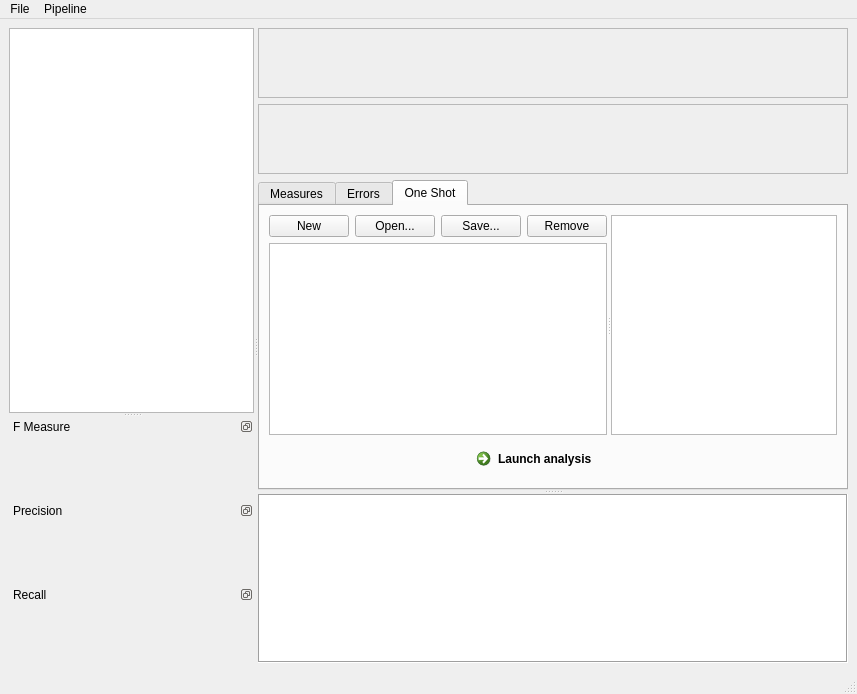
<?xml version="1.0" encoding="UTF-8"?>
<!--
Copyright 2002-2013 CEA LIST

This file is part of LIMA.

LIMA is free software: you can redistribute it and/or modify
it under the terms of the GNU Affero General Public License as published by
the Free Software Foundation, either version 3 of the License, or
(at your option) any later version.

LIMA is distributed in the hope that it will be useful,
but WITHOUT ANY WARRANTY; without even the implied warranty of
MERCHANTABILITY or FITNESS FOR A PARTICULAR PURPOSE.  See the
GNU Affero General Public License for more details.

You should have received a copy of the GNU Affero General Public License
  along with LIMA.  If not, see <http://www.gnu.org/licenses/>
  -->
<ui version="4.0">
 <class>BenchmarkingToolWindow</class>
 <widget class="QMainWindow" name="BenchmarkingToolWindow">
  <property name="geometry">
   <rect>
    <x>0</x>
    <y>0</y>
    <width>857</width>
    <height>694</height>
   </rect>
  </property>
  <property name="acceptDrops">
   <bool>false</bool>
  </property>
  <property name="windowTitle">
   <string>Benchmarking Tool - Pelf</string>
  </property>
  <widget class="QWidget" name="centralwidget">
   <layout class="QGridLayout" name="gridLayout_4">
    <item row="0" column="0">
     <widget class="QSplitter" name="pipelineSplitter">
      <property name="orientation">
       <enum>Qt::Horizontal</enum>
      </property>
      <widget class="QSplitter" name="pipeGraphsSplitter">
       <property name="orientation">
        <enum>Qt::Vertical</enum>
       </property>
       <widget class="Lima::Pelf::PipelineWidget" name="pipelineView">
        <property name="enabled">
         <bool>true</bool>
        </property>
        <property name="sizePolicy">
         <sizepolicy hsizetype="Preferred" vsizetype="Expanding">
          <horstretch>1</horstretch>
          <verstretch>0</verstretch>
         </sizepolicy>
        </property>
        <property name="showDropIndicator" stdset="0">
         <bool>false</bool>
        </property>
        <property name="dragEnabled">
         <bool>true</bool>
        </property>
        <property name="dragDropMode">
         <enum>QAbstractItemView::InternalMove</enum>
        </property>
        <property name="selectionMode">
         <enum>QAbstractItemView::SingleSelection</enum>
        </property>
        <property name="selectionBehavior">
         <enum>QAbstractItemView::SelectItems</enum>
        </property>
        <property name="movement">
         <enum>QListView::Snap</enum>
        </property>
       </widget>
       <widget class="QWidget" name="layoutWidget">
        <layout class="QVBoxLayout" name="verticalLayout_7">
         <item>
          <widget class="QDockWidget" name="fmeasureGraphView">
           <property name="sizePolicy">
            <sizepolicy hsizetype="Expanding" vsizetype="Expanding">
             <horstretch>0</horstretch>
             <verstretch>0</verstretch>
            </sizepolicy>
           </property>
           <property name="floating">
            <bool>false</bool>
           </property>
           <property name="features">
            <set>QDockWidget::DockWidgetFloatable|QDockWidget::DockWidgetMovable</set>
           </property>
           <property name="windowTitle">
            <string>F Measure</string>
           </property>
           <widget class="QWidget" name="dockWidgetContents">
            <layout class="QGridLayout" name="gridLayout_2">
             <item row="0" column="0">
              <widget class="QwtPlot" name="fmeasureQwtPlot"/>
             </item>
            </layout>
           </widget>
          </widget>
         </item>
         <item>
          <widget class="QDockWidget" name="precisionGraphView">
           <property name="sizePolicy">
            <sizepolicy hsizetype="Expanding" vsizetype="Expanding">
             <horstretch>0</horstretch>
             <verstretch>0</verstretch>
            </sizepolicy>
           </property>
           <property name="features">
            <set>QDockWidget::DockWidgetFloatable|QDockWidget::DockWidgetMovable</set>
           </property>
           <property name="windowTitle">
            <string>Precision</string>
           </property>
           <widget class="QWidget" name="dockWidgetContents_2">
            <layout class="QVBoxLayout" name="verticalLayout_3">
             <item>
              <widget class="QwtPlot" name="precisionQwtPlot"/>
             </item>
            </layout>
           </widget>
          </widget>
         </item>
         <item>
          <widget class="QDockWidget" name="recallGraphView">
           <property name="sizePolicy">
            <sizepolicy hsizetype="Expanding" vsizetype="Expanding">
             <horstretch>0</horstretch>
             <verstretch>0</verstretch>
            </sizepolicy>
           </property>
           <property name="features">
            <set>QDockWidget::DockWidgetFloatable|QDockWidget::DockWidgetMovable</set>
           </property>
           <property name="windowTitle">
            <string>Recall</string>
           </property>
           <widget class="QWidget" name="dockWidgetContents_3">
            <layout class="QGridLayout" name="gridLayout">
             <item row="0" column="0">
              <widget class="QwtPlot" name="recallQwtPlot"/>
             </item>
            </layout>
           </widget>
          </widget>
         </item>
        </layout>
       </widget>
      </widget>
      <widget class="QSplitter" name="outputSplitter">
       <property name="orientation">
        <enum>Qt::Vertical</enum>
       </property>
       <widget class="QWidget" name="layoutWidget">
        <layout class="QVBoxLayout" name="verticalLayout_6">
         <item>
          <layout class="QVBoxLayout" name="verticalLayout_5">
           <item>
            <widget class="QScrollArea" name="scrollArea">
             <property name="sizePolicy">
              <sizepolicy hsizetype="Expanding" vsizetype="Preferred">
               <horstretch>0</horstretch>
               <verstretch>1</verstretch>
              </sizepolicy>
             </property>
             <property name="widgetResizable">
              <bool>true</bool>
             </property>
             <widget class="QWidget" name="dimensionsConstsWidget">
              <property name="geometry">
               <rect>
                <x>0</x>
                <y>0</y>
                <width>561</width>
                <height>60</height>
               </rect>
              </property>
             </widget>
            </widget>
           </item>
           <item>
            <widget class="QScrollArea" name="scrollArea_2">
             <property name="sizePolicy">
              <sizepolicy hsizetype="Expanding" vsizetype="Preferred">
               <horstretch>0</horstretch>
               <verstretch>2</verstretch>
              </sizepolicy>
             </property>
             <property name="widgetResizable">
              <bool>true</bool>
             </property>
             <widget class="QWidget" name="dimensionsRelsWidget">
              <property name="geometry">
               <rect>
                <x>0</x>
                <y>0</y>
                <width>561</width>
                <height>60</height>
               </rect>
              </property>
             </widget>
            </widget>
           </item>
          </layout>
         </item>
         <item>
          <widget class="QTabWidget" name="tabWidget">
           <property name="currentIndex">
            <number>2</number>
           </property>
           <widget class="QWidget" name="measuresTab">
            <attribute name="title">
             <string>Measures</string>
            </attribute>
            <layout class="QGridLayout" name="gridLayout_3">
             <item row="1" column="0">
              <widget class="QSplitter" name="measuresSplitter">
               <property name="orientation">
                <enum>Qt::Horizontal</enum>
               </property>
               <widget class="QWidget" name="layoutWidget">
                <layout class="QVBoxLayout" name="verticalLayout">
                 <item>
                  <layout class="QHBoxLayout" name="horizontalLayout">
                   <item>
                    <widget class="QComboBox" name="pipelineUnitDisplayCb">
                     <item>
                      <property name="text">
                       <string>All pipeline units</string>
                      </property>
                     </item>
                    </widget>
                   </item>
                   <item>
                    <widget class="QComboBox" name="measureDisplayCb">
                     <item>
                      <property name="text">
                       <string>F-Measure</string>
                      </property>
                     </item>
                     <item>
                      <property name="text">
                       <string>Precision</string>
                      </property>
                     </item>
                     <item>
                      <property name="text">
                       <string>Recall</string>
                      </property>
                     </item>
                     <item>
                      <property name="text">
                       <string>Global error rate</string>
                      </property>
                     </item>
                     <item>
                      <property name="text">
                       <string>Precision error rate</string>
                      </property>
                     </item>
                     <item>
                      <property name="text">
                       <string>Recall error rate</string>
                      </property>
                     </item>
                     <item>
                      <property name="text">
                       <string>Number correct</string>
                      </property>
                     </item>
                     <item>
                      <property name="text">
                       <string>Number found</string>
                      </property>
                     </item>
                     <item>
                      <property name="text">
                       <string>Number correct found</string>
                      </property>
                     </item>
                     <item>
                      <property name="text">
                       <string>Number correct not found</string>
                      </property>
                     </item>
                     <item>
                      <property name="text">
                       <string>Number incorrect found</string>
                      </property>
                     </item>
                    </widget>
                   </item>
                  </layout>
                 </item>
                 <item>
                  <widget class="Lima::Pelf::ResultsWidget" name="resultsView">
                   <property name="sizePolicy">
                    <sizepolicy hsizetype="Expanding" vsizetype="Expanding">
                     <horstretch>1</horstretch>
                     <verstretch>0</verstretch>
                    </sizepolicy>
                   </property>
                   <property name="selectionMode">
                    <enum>QAbstractItemView::SingleSelection</enum>
                   </property>
                   <property name="selectionBehavior">
                    <enum>QAbstractItemView::SelectRows</enum>
                   </property>
                  </widget>
                 </item>
                </layout>
               </widget>
              </widget>
             </item>
            </layout>
           </widget>
           <widget class="QWidget" name="errorsTab">
            <attribute name="title">
             <string>Errors</string>
            </attribute>
            <layout class="QGridLayout" name="gridLayout_9">
             <item row="0" column="0">
              <widget class="QSplitter" name="errorsSplitter">
               <property name="orientation">
                <enum>Qt::Horizontal</enum>
               </property>
               <widget class="QTreeWidget" name="statementsTree">
                <property name="alternatingRowColors">
                 <bool>true</bool>
                </property>
                <property name="selectionMode">
                 <enum>QAbstractItemView::ExtendedSelection</enum>
                </property>
                <property name="autoExpandDelay">
                 <number>0</number>
                </property>
                <property name="indentation">
                 <number>10</number>
                </property>
                <property name="itemsExpandable">
                 <bool>true</bool>
                </property>
                <property name="sortingEnabled">
                 <bool>true</bool>
                </property>
                <property name="animated">
                 <bool>true</bool>
                </property>
                <property name="columnCount">
                 <number>3</number>
                </property>
                <column>
                 <property name="text">
                  <string notr="true">File</string>
                 </property>
                 <property name="font">
                  <font>
                   <weight>75</weight>
                   <bold>true</bold>
                  </font>
                 </property>
                </column>
                <column>
                 <property name="text">
                  <string>ID</string>
                 </property>
                 <property name="font">
                  <font>
                   <weight>75</weight>
                   <bold>true</bold>
                  </font>
                 </property>
                </column>
                <column>
                 <property name="text">
                  <string>Text</string>
                 </property>
                 <property name="font">
                  <font>
                   <weight>75</weight>
                   <bold>true</bold>
                  </font>
                 </property>
                </column>
               </widget>
               <widget class="QTableWidget" name="errorsTable">
                <property name="alternatingRowColors">
                 <bool>true</bool>
                </property>
                <property name="selectionBehavior">
                 <enum>QAbstractItemView::SelectColumns</enum>
                </property>
                <property name="sortingEnabled">
                 <bool>true</bool>
                </property>
                <property name="columnCount">
                 <number>3</number>
                </property>
                <column>
                 <property name="text">
                  <string>Type</string>
                 </property>
                 <property name="font">
                  <font>
                   <weight>75</weight>
                   <bold>true</bold>
                  </font>
                 </property>
                </column>
                <column>
                 <property name="text">
                  <string>Dimension</string>
                 </property>
                 <property name="font">
                  <font>
                   <weight>75</weight>
                   <bold>true</bold>
                  </font>
                 </property>
                </column>
                <column>
                 <property name="text">
                  <string>Name</string>
                 </property>
                 <property name="font">
                  <font>
                   <weight>75</weight>
                   <bold>true</bold>
                  </font>
                 </property>
                 <property name="foreground">
                  <brush brushstyle="SolidPattern">
                   <color alpha="255">
                    <red>0</red>
                    <green>0</green>
                    <blue>0</blue>
                   </color>
                  </brush>
                 </property>
                </column>
               </widget>
              </widget>
             </item>
            </layout>
           </widget>
           <widget class="QWidget" name="oneShotTab">
            <attribute name="title">
             <string>One Shot</string>
            </attribute>
            <layout class="QGridLayout" name="gridLayout_5">
             <item row="0" column="0">
              <widget class="QSplitter" name="textFilesSplitter">
               <property name="orientation">
                <enum>Qt::Horizontal</enum>
               </property>
               <widget class="QWidget" name="layoutWidget">
                <layout class="QVBoxLayout" name="verticalLayout_2">
                 <item>
                  <layout class="QHBoxLayout" name="horizontalLayout_2">
                   <item>
                    <widget class="QPushButton" name="newFileButton">
                     <property name="text">
                      <string>New</string>
                     </property>
                     <property name="icon">
                      <iconset>
                       <normaloff>../../../../../../../usr/share/icons/default.kde4/32x32/actions/document-new.png</normaloff>../../../../../../../usr/share/icons/default.kde4/32x32/actions/document-new.png</iconset>
                     </property>
                    </widget>
                   </item>
                   <item>
                    <widget class="QPushButton" name="choseFileButton">
                     <property name="text">
                      <string>Open...</string>
                     </property>
                     <property name="icon">
                      <iconset>
                       <normaloff>../../../../../../../usr/share/icons/default.kde4/32x32/actions/document-open.png</normaloff>../../../../../../../usr/share/icons/default.kde4/32x32/actions/document-open.png</iconset>
                     </property>
                    </widget>
                   </item>
                   <item>
                    <widget class="QPushButton" name="saveFileButton">
                     <property name="text">
                      <string>Save...</string>
                     </property>
                     <property name="icon">
                      <iconset>
                       <normaloff>../../../../../../../usr/share/icons/default.kde4/32x32/actions/document-save.png</normaloff>../../../../../../../usr/share/icons/default.kde4/32x32/actions/document-save.png</iconset>
                     </property>
                    </widget>
                   </item>
                   <item>
                    <widget class="QPushButton" name="removeFileButton">
                     <property name="text">
                      <string>Remove</string>
                     </property>
                     <property name="icon">
                      <iconset>
                       <normaloff>../../../../../../../usr/share/icons/default.kde4/32x32/actions/dialog-close.png</normaloff>../../../../../../../usr/share/icons/default.kde4/32x32/actions/dialog-close.png</iconset>
                     </property>
                    </widget>
                   </item>
                  </layout>
                 </item>
                 <item>
                  <widget class="QListWidget" name="recentFilesList"/>
                 </item>
                </layout>
               </widget>
               <widget class="QTextEdit" name="textToAnalyze"/>
              </widget>
             </item>
             <item row="1" column="0">
              <layout class="QHBoxLayout" name="horizontalLayout_3">
               <item>
                <spacer name="horizontalSpacer_2">
                 <property name="orientation">
                  <enum>Qt::Horizontal</enum>
                 </property>
                 <property name="sizeHint" stdset="0">
                  <size>
                   <width>40</width>
                   <height>20</height>
                  </size>
                 </property>
                </spacer>
               </item>
               <item>
                <widget class="QCommandLinkButton" name="launchAnalysisButton">
                 <property name="sizePolicy">
                  <sizepolicy hsizetype="Preferred" vsizetype="Fixed">
                   <horstretch>0</horstretch>
                   <verstretch>0</verstretch>
                  </sizepolicy>
                 </property>
                 <property name="text">
                  <string>Launch analysis</string>
                 </property>
                </widget>
               </item>
               <item>
                <spacer name="horizontalSpacer_3">
                 <property name="orientation">
                  <enum>Qt::Horizontal</enum>
                 </property>
                 <property name="sizeHint" stdset="0">
                  <size>
                   <width>40</width>
                   <height>20</height>
                  </size>
                 </property>
                </spacer>
               </item>
              </layout>
             </item>
            </layout>
           </widget>
          </widget>
         </item>
        </layout>
       </widget>
       <widget class="QTextBrowser" name="logTextBrowser">
        <property name="sizePolicy">
         <sizepolicy hsizetype="Expanding" vsizetype="Preferred">
          <horstretch>0</horstretch>
          <verstretch>1</verstretch>
         </sizepolicy>
        </property>
        <property name="frameShape">
         <enum>QFrame::Box</enum>
        </property>
       </widget>
      </widget>
     </widget>
    </item>
   </layout>
  </widget>
  <widget class="QMenuBar" name="menubar">
   <property name="geometry">
    <rect>
     <x>0</x>
     <y>0</y>
     <width>857</width>
     <height>24</height>
    </rect>
   </property>
   <widget class="QMenu" name="menuOpen_Pipeline">
    <property name="title">
     <string>File</string>
    </property>
    <addaction name="actionNew"/>
    <addaction name="actionOpen"/>
    <addaction name="actionSave"/>
    <addaction name="actionSave_as"/>
    <addaction name="actionClose"/>
   </widget>
   <widget class="QMenu" name="menuPipeline">
    <property name="title">
     <string>Pipeline</string>
    </property>
    <addaction name="actionAdd_file"/>
    <addaction name="actionClear_files"/>
    <addaction name="separator"/>
    <addaction name="actionConfigure_pipeline"/>
    <addaction name="separator"/>
    <addaction name="actionStart_restart_benchmarking"/>
    <addaction name="actionPause_benchmarking"/>
    <addaction name="actionResume_benchmarking"/>
    <addaction name="actionReset_benchmarking"/>
   </widget>
   <addaction name="menuOpen_Pipeline"/>
   <addaction name="menuPipeline"/>
  </widget>
  <widget class="QStatusBar" name="statusbar"/>
  <action name="actionOpen">
   <property name="text">
    <string>Open...</string>
   </property>
  </action>
  <action name="actionSave_as">
   <property name="text">
    <string>Save as...</string>
   </property>
  </action>
  <action name="actionClose">
   <property name="text">
    <string>Exit</string>
   </property>
  </action>
  <action name="actionAdd_file">
   <property name="text">
    <string>Add file...</string>
   </property>
  </action>
  <action name="actionAdd_set_of_files">
   <property name="text">
    <string>Add set of files...</string>
   </property>
  </action>
  <action name="actionStart_restart_benchmarking">
   <property name="text">
    <string>Start / restart benchmarking</string>
   </property>
  </action>
  <action name="actionPause_benchmarking">
   <property name="text">
    <string>Pause benchmarking</string>
   </property>
  </action>
  <action name="actionResume_benchmarking">
   <property name="text">
    <string>Resume benchmarking</string>
   </property>
  </action>
  <action name="actionReset_benchmarking">
   <property name="text">
    <string>Reset benchmarking</string>
   </property>
  </action>
  <action name="actionClear_files">
   <property name="text">
    <string>Clear files</string>
   </property>
  </action>
  <action name="actionConfigure_pipeline">
   <property name="text">
    <string>Configure pipeline...</string>
   </property>
  </action>
  <action name="actionSave">
   <property name="text">
    <string>Save</string>
   </property>
  </action>
  <action name="actionNew">
   <property name="text">
    <string>New</string>
   </property>
  </action>
 </widget>
 <customwidgets>
  <customwidget>
   <class>QwtPlot</class>
   <extends>QFrame</extends>
   <header>qwt/qwt_plot.h</header>
  </customwidget>
  <customwidget>
   <class>Lima::Pelf::PipelineWidget</class>
   <extends>QListView</extends>
   <header>PipelineWidget.h</header>
  </customwidget>
  <customwidget>
   <class>Lima::Pelf::ResultsWidget</class>
   <extends>QTableView</extends>
   <header>ResultsWidget.h</header>
  </customwidget>
 </customwidgets>
 <resources>
  <include location="leffe-bt-resources.qrc"/>
 </resources>
 <connections>
  <connection>
   <sender>actionClose</sender>
   <signal>triggered()</signal>
   <receiver>BenchmarkingToolWindow</receiver>
   <slot>close()</slot>
   <hints>
    <hint type="sourcelabel">
     <x>-1</x>
     <y>-1</y>
    </hint>
    <hint type="destinationlabel">
     <x>542</x>
     <y>461</y>
    </hint>
   </hints>
  </connection>
 </connections>
</ui>
